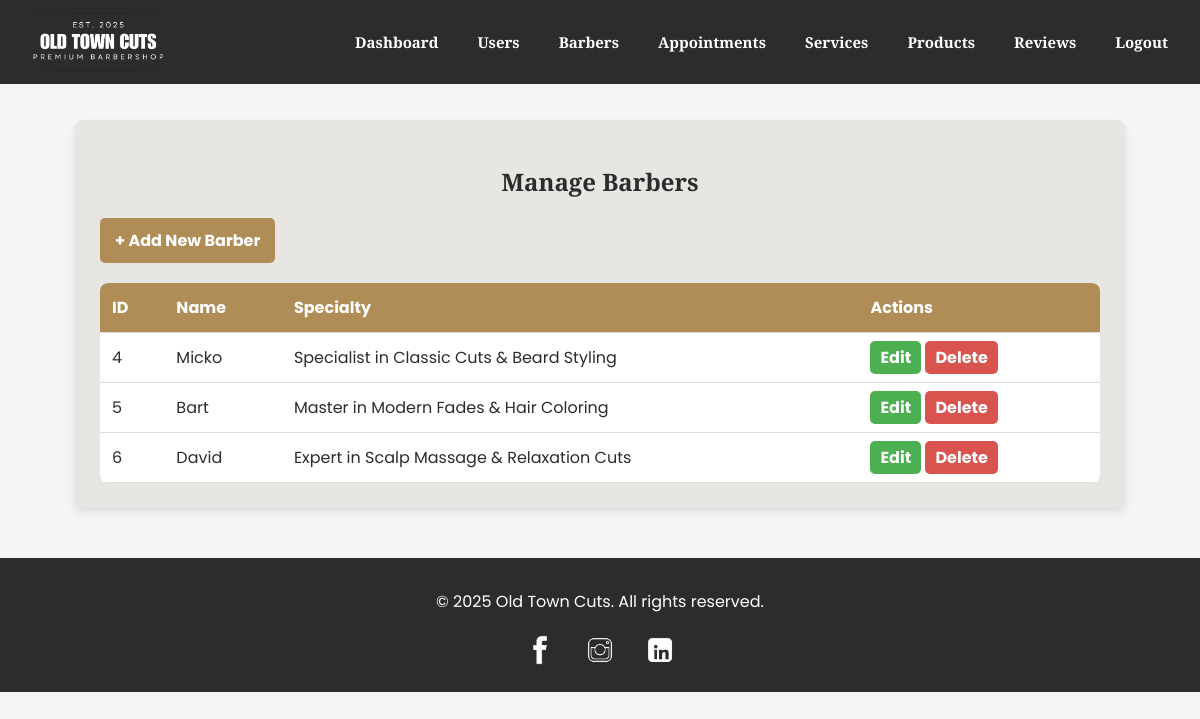
Page /admin/manage_barbers.php (signed in) on the committed database.
### tables this page shows
CREATE TABLE `barbers` (
  `id` int(11) NOT NULL,
  `name` varchar(100) NOT NULL,
  `specialty` varchar(100) NOT NULL
);

### admin/manage_barbers.php (the view, shortened to what this page needs)
<?php
include '../config/config.php';
$query = "SELECT id, name, specialty FROM barbers";
$result = $conn->query($query);
?>
<!DOCTYPE html>
<html lang="en">
<head>
</head>
<body>
    <header>
        <img src="../assets/images/logos.png" alt="Old Town Cuts" class="logo">
        <nav>
            <a href="admin_dashboard.php">Dashboard</a>
            <a href="manage_users.php">Users</a>
            <a href="manage_barbers.php">Barbers</a>
            <a href="manage_appointments.php">Appointments</a>
            <a href="manage_services.php">Services</a>
            <a href="manage_products.php">Products</a>
            <a href="manage_reviews.php">Reviews</a>
            <a href="../auth/logout.php">Logout</a>
        </nav>
    </header>
    <section class="container">
        <h2>Manage Barbers</h2>
        <a href="add_barber.php" class="add-btn">+ Add New Barber</a>
        <table>
            <tr>
                <th>ID</th>
                <th>Name</th>
                <th>Specialty</th>
                <th>Actions</th>
            </tr>
            <?php while ($row = $result->fetch_assoc()): ?>
                <tr>
                    <td><?php echo $row['id']; ?></td>
                    <td><?php echo htmlspecialchars($row['name']); ?></td>
                    <td><?php echo htmlspecialchars($row['specialty']); ?></td>
                    <td class="actions">
                        <a href="update_barber.php?id=<?php echo $row['id']; ?>" class="edit">Edit</a>
                        <a href="delete_barber.php?id=<?php echo $row['id']; ?>" class="delete" onclick="return confirm('Are you sure?');">Delete</a>
                    </td>
                </tr>
            <?php endwhile; ?>
        </table>
    </section>
    <footer>
        <p>&copy; 2025 Old Town Cuts. All rights reserved.</p>
        <div class="social-links">
            <a href="https://www.facebook.com/andrew.cayanan.1" target="_blank"><img src="../assets/images/facebook.jpg" alt="Facebook"></a>
            <a href="https://www.instagram.com/mickodedios?igsh=dnp1OTRtdWpxZ3Z4&utm_source=qr" target="_blank"><img src="../assets/images/instagram.jpg" alt="Instagram"></a>
            <a href="https://www.linkedin.com/in/david-tulio-126916316/" target="_blank"><img src="../assets/images/linkedin.jpg" alt="LinkedIn"></a>
        </div>
    </footer>
</body>
</html>

### admin/manage_barbers.php (style rules this page uses)
body { font-family: 'Poppins', sans-serif; background-color: #F5F5F5; color: #2C2C2C; margin: 0; padding: 0; }
header { display: flex; justify-content: space-between; align-items: center; padding: 12px 30px; background-color: #2C2C2C; color: white; width: 100%; position: fixed; top: 0; left: 0; z-index: 1000; }
.logo { height: 60px; width: auto; max-height: 70px; }
nav { display: flex; gap: 15px; }
nav a { text-decoration: none; font-family: 'Playfair Display', serif; color: white; font-size: 15px; font-weight: bold; transition: color 0.3s ease-in-out; padding: 8px 12px; }
nav a:last-child { margin-right: 50px; }
.container { max-width: 1000px; margin: 120px auto 40px; background: #E8E6E3; padding: 25px; border-radius: 8px; box-shadow: 0px 4px 8px rgba(0, 0, 0, 0.1); }
h2 { text-align: center; font-family: 'Playfair Display', serif; }
.add-btn { display: block; width: fit-content; margin: 10px 0 20px; background-color: #B08D57; color: white; padding: 10px 15px; text-decoration: none; font-weight: bold; border-radius: 5px; transition: background 0.3s ease; }
table { width: 100%; border-collapse: collapse; background: white; margin-top: 15px; border-radius: 8px; overflow: hidden; }
th, td { padding: 12px; text-align: left; border-bottom: 1px solid #ddd; }
th { background-color: #B08D57; color: white; }
.actions a { text-decoration: none; font-weight: bold; padding: 5px 10px; border-radius: 5px; transition: background 0.3s ease; }
.edit { background-color: #4CAF50; color: white; }
.delete { background-color: #D9534F; color: white; }
footer { text-align: center; padding: 15px; background: #2C2C2C; color: white; margin-top: 50px; }
.social-links { margin-top: 10px; }
.social-links img { width: 40px; margin: 0 8px; }

### rows in the picture
barbers: id "4", name "Micko", specialty "Specialist in Classic Cuts & Beard Styling"
barbers: id "5", name "Bart", specialty "Master in Modern Fades & Hair Coloring"
barbers: id "6", name "David", specialty "Expert in Scalp Massage & Relaxation Cuts"
